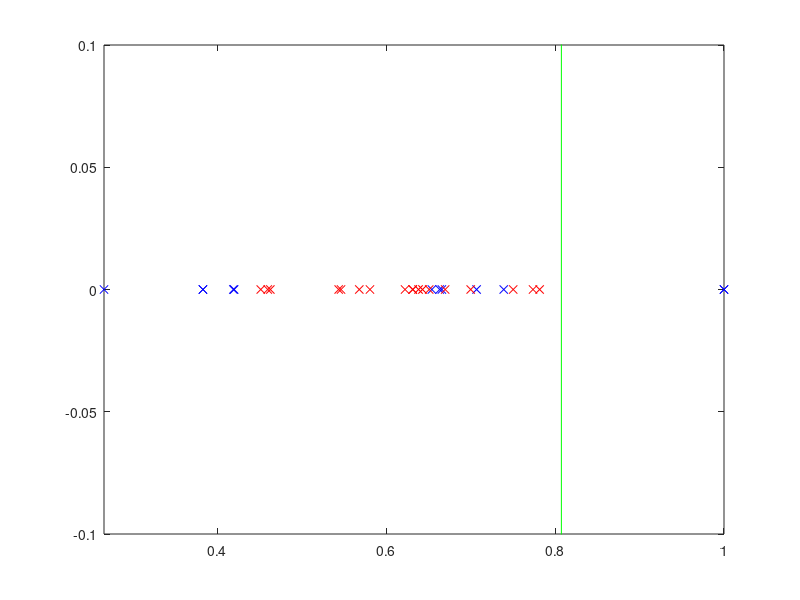

The MATLAB script that drew this image:
hold off;
x0p = [0.2657382049026349 0.3828763066664504 0.3828763066664504 0.41989442030483143 0.41897740441179065 0.7070069493114036 0.7391383125681334 0.6658547271620963 0.6539776759364536 0.66331839903116 1.0 1.0 ];
x0n = [0.5436762671486949 0.5680810602797662 0.46273016477796597 0.4596759177410345 0.4513765013645212 0.6314260817414836 0.6429203798468381 0.6382705775038989 0.6508811577441465 0.6313671651094577 0.7000085798489516 0.7503499076641296 0.7738171921650281 0.6697799274440895 0.5806911014044862 0.622262988693947 0.54646300719177 0.7816653419662326 ];
w0 = 298.9483642578125;
hold off;
zrp = zeros(1,length(x0p));
zrn = zeros(1,length(x0n));
plot(x0p,zrp,'xb');
hold on;
plot(x0n,zrn,'xr');
xc=[0.8074045946328916 0.8074045946328916];
yc=[-1 1];
plot(xc,yc,'g');
axis([min([x0p x0n]) max([x0p x0n]) -0.1 0.1]);
